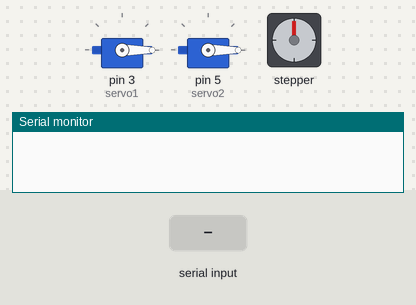
Recording of a sketch running on a simulated Arduino Mega 2560, built with avr-gcc and run on an emulated ATmega2560. Parts: 2 × servo, stepper motor, the last lines printed to the serial monitor. The inputs (shaded band) are chosen by the test bench. Stepper angles assume 2048 steps per turn.

Above: at 1.2 s.
1.3 s: "i90\n" received over Serial
At 4.26 s:
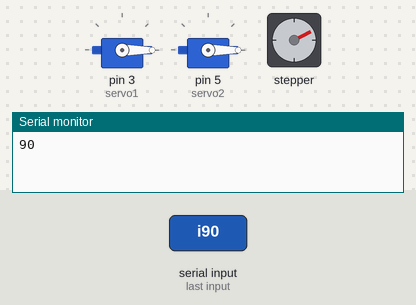
4.3 s: "30,150\n" received over Serial
At 5.9 s:
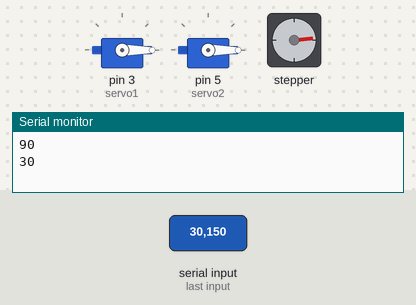
7.3 s: "200\n" received over Serial
At 8.07 s:
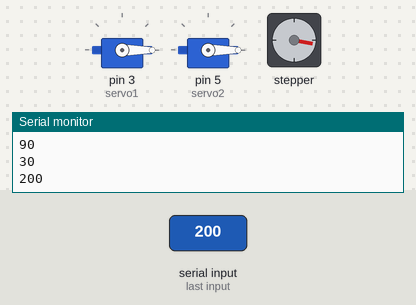
13.3 s: "90,45\n" received over Serial
16.3 s: "90\n" received over Serial
19.3 s: "u90\n" received over Serial
At 20.0 s:
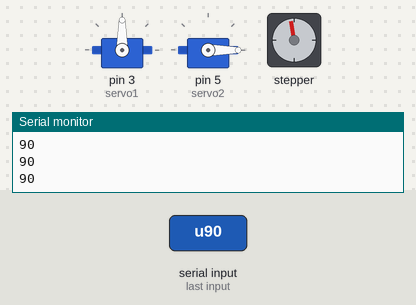
Timing chart, 0 to 21.8 s (numbered marks = the images above; inputs shaded):
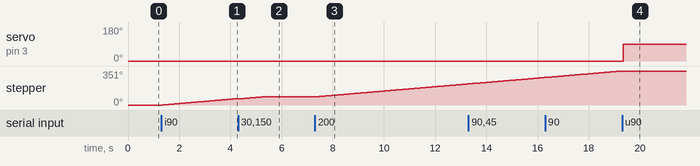

The sketch:

CodARM.ino
```cpp
#include <Stepper.h>;
#include <Servo.h>;
Stepper motor(32, 8, 10, 9, 11);
Servo servo1;
Servo servo2;


String grados;
boolean paso=true;
int pasosaDar;
int ubcservo1;
int ubcservo2;
char d;
char p;

void setup() {

  Serial.begin(9600);

  motor.setSpeed(240);
  servo1.attach(3);
  servo2.attach(5);
  ubcservo1=0;
  ubcservo2=0;

}

void loop() {
      servo1.write(ubcservo1);
      servo2.write(ubcservo2);
  if(Serial.available()>0){
    //pasosaDar=Serial.parseInt();
    while(Serial.available()){
      char c=Serial.read();
      delay(5);
      if(c=='i'||c=='u'||c=='y'){
        d=c;
      }else {
      grados+=c;
      }
    }
  }
    if(grados.length()>0){
      pasosaDar= grados.toInt();
      Serial.println(pasosaDar);
      if(d=='i'){
      motor.step(pasosaDar*4);
      //pasosaDar*5.68888888888888888888888889
      apagado();
      grados="";
      }
      else {
        if(d=='u'){
        servo1.write(pasosaDar);
        delay(15);
        ubcservo1=pasosaDar;
        grados="";
      }
      else if(d=='y'){
        servo2.write(pasosaDar);
        delay(15);
        ubcservo2=pasosaDar;
        grados="";
      }
      }
    }
  }
void apagado(){
    digitalWrite(8, LOW);
    digitalWrite(9, LOW);
    digitalWrite(10,LOW);
    digitalWrite(11, LOW);
}

  void unpaso(){
    digitalWrite(8, HIGH);
    digitalWrite(9, LOW);
    digitalWrite(10,LOW);
    digitalWrite(11, LOW);
    delay(5);
    digitalWrite(8, LOW);
    digitalWrite(9, HIGH);
    digitalWrite(10,LOW);
    digitalWrite(11, LOW);
    delay(5);
    digitalWrite(8, LOW);
    digitalWrite(9, LOW);
    digitalWrite(10,HIGH);
    digitalWrite(11, LOW);
    delay(5);
    digitalWrite(8, LOW);
    digitalWrite(9, LOW);
    digitalWrite(10,LOW);
    digitalWrite(11, HIGH);
    delay(5);
  }
  void unpasoinverso(){
    digitalWrite(8, LOW);
    digitalWrite(9, LOW);
    digitalWrite(10,LOW);
    digitalWrite(11, HIGH);
    delay(5);
    digitalWrite(8, LOW);
    digitalWrite(9, LOW);
    digitalWrite(10,HIGH);
    digitalWrite(11, LOW);
    delay(5);
    digitalWrite(8, LOW);
    digitalWrite(9, HIGH);
    digitalWrite(10,LOW);
    digitalWrite(11, LOW);
    delay(5);
    digitalWrite(8, HIGH);
    digitalWrite(9, LOW);
    digitalWrite(10,LOW);
    digitalWrite(11, LOW);
    delay(5);
  }


 /* Motor Paso a Paso ajustado a grados
 by: www.elprofegarcia.com

Gira los grados que se le indiquen por el monitor serial o bluetooth

Arduino    Driver ULN200
  8          IN1
  9          IN2
  10         IN3
  11         IN4

Tienda en Linea: http://dinastiatecnologica.com/
*/
/*

int retardo=5;          // Tiempo de retardo en milisegundos (Velocidad del Motor)
int dato_rx;            // valor recibido en grados
int numero_pasos = 0;   // Valor en grados donde se encuentra el motor
String leeCadena;       // Almacena la cadena de datos recibida

void setup() {
Serial.begin(9600);     // inicializamos el puerto serie a 9600 baudios
pinMode(11, OUTPUT);    // Pin 11 conectar a IN4
pinMode(10, OUTPUT);    // Pin 10 conectar a IN3
pinMode(9, OUTPUT);     // Pin 9 conectar a IN2
pinMode(8, OUTPUT);     // Pin 8 conectar a IN1
}

void loop() {
 /* while (Serial.available()) {    // Leer el valor enviado por el Puerto serial
    delay(retardo);
    char c  = Serial.read();     // Lee los caracteres
    leeCadena += c;              // Convierte Caracteres a cadena de caracteres
  }
  if (leeCadena.length()>0){
        dato_rx = leeCadena.toInt();   // Convierte Cadena de caracteres a Enteros
         Serial.print(dato_rx);         // Envia valor en Grados
         Serial.println(" Grados");
        delay(retardo);
        dato_rx = (dato_rx * 1.4222222222); // Ajuste de 512 vueltas a los 360 grados
  }

   while (dato_rx>numero_pasos){   // Girohacia la izquierda en grados*/
       //paso_izq();
       //paso_der();
      /* numero_pasos = numero_pasos + 1;
   }
   while (dato_rx<numero_pasos){   // Giro hacia la derecha en grados
        paso_der();
        numero_pasos = numero_pasos -1;
   }
  leeCadena = "";   // Inicializamos la cadena de caracteres recibidos

  apagado();         // Apagado del Motor para que no se caliente

}  ///////////////////// Fin del Loop ///////////////////////////

void paso_der(){         // Pasos a la derecha
 digitalWrite(11, LOW);
 digitalWrite(10, LOW);
 digitalWrite(9, HIGH);
 digitalWrite(8, HIGH);
   delay(retardo);
 digitalWrite(11, LOW);
 digitalWrite(10, HIGH);
 digitalWrite(9, HIGH);
 digitalWrite(8, LOW);
   delay(retardo);
 digitalWrite(11, HIGH);
 digitalWrite(10, HIGH);
 digitalWrite(9, LOW);
 digitalWrite(8, LOW);
  delay(retardo);
 digitalWrite(11, HIGH);
 digitalWrite(10, LOW);
 digitalWrite(9, LOW);
 digitalWrite(8, HIGH);
  delay(retardo);
}

void paso_izq() {        // Pasos a la izquierda
 digitalWrite(11, HIGH);
 digitalWrite(10, HIGH);
 digitalWrite(9, LOW);
 digitalWrite(8, LOW);
  delay(retardo);
 digitalWrite(11, LOW);
 digitalWrite(10, HIGH);
 digitalWrite(9, HIGH);
 digitalWrite(8, LOW);
  delay(retardo);
 digitalWrite(11, LOW);
 digitalWrite(10, LOW);
 digitalWrite(9, HIGH);
 digitalWrite(8, HIGH);
  delay(retardo);
 digitalWrite(11, HIGH);
 digitalWrite(10, LOW);
 digitalWrite(9, LOW);
 digitalWrite(8, HIGH);
  delay(retardo);
}

void apagado() {         // Apagado del Motor
 digitalWrite(11, LOW);
 digitalWrite(10, LOW);
 digitalWrite(9, LOW);
 digitalWrite(8, LOW);
 }
 */
```

Measured:
- after the input at 1.3 s, stepper: keeps turning clockwise at about 23°/s, starting after 0.05 s
- after the input at 4.3 s, stepper: turns 21° clockwise in 0.88 s, starting after 0.07 s
- after the input at 7.3 s, stepper: keeps turning clockwise at about 22°/s, starting at once
- after the input at 19.3 s, servo on pin 3 (servo1): 0° → 90° at once
